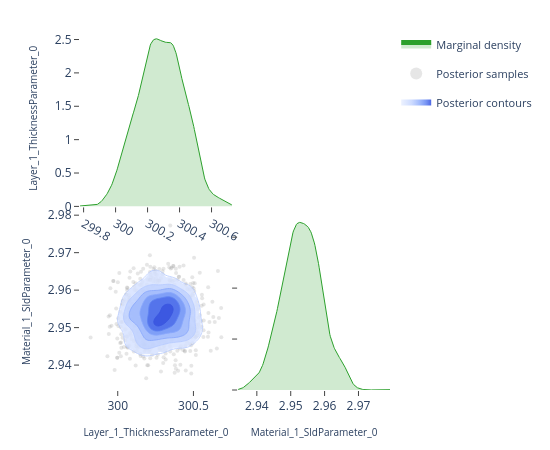

The code cell stored with this chart in its notebook:
### Code cell
# ---- Pairwise focus: thickness vs SLD ---------------------------------------
# A 2-parameter corner plot zooms in on the joint posterior for a specific
# pair.  This is the same view the EasyReflectometryApp's "2D Heatmap"
# sub-tab uses to inspect parameter degeneracies.


params_of_interest = ['Layer_1_ThicknessParameter_0', 'Material_1_SldParameter_0']
idx = [posterior.param_names.index(p) for p in params_of_interest]
subset_draws = np.asarray(posterior.draws)[:, idx]

fig = plot_corner(subset_draws, params_of_interest)
fig.show()

### Figure 1 — Plotly figure (JSON) as saved in the notebook; plotly's stock layout.template omitted (floating-point values rounded to 4 significant figures; data arrays with more than 128 entries replaced by an {"elided": "..."} marker saying what was removed)
{"data": [{"fill": "tozeroy", "fillcolor": "rgba(44, 160, 44, 0.22)", "hoverinfo": "skip", "legendgroup": "marginal", "line": {"color": "rgb(44, 160, 44)", "width": 1}, "mode": "lines", "name": "Marginal density", "showlegend": true, "type": "scatter", "x": {"elided": "256 float values"}, "xaxis": "x", "y": {"elided": "256 float values"}, "yaxis": "y"}, {"hoverinfo": "skip", "legendgroup": "scatter", "marker": {"color": "rgba(140, 140, 140, 0.22)", "size": 4}, "mode": "markers", "name": "Posterior samples", "showlegend": true, "type": "scatter", "x": {"elided": "880 float values"}, "xaxis": "x3", "y": {"elided": "880 float values"}, "yaxis": "y3", "zorder": 0}, {"colorscale": [[0.0, "rgba(224, 233, 255, 0.62)"], [0.35, "rgba(183, 203, 255, 0.70)"], [0.6, "rgba(138, 169, 252, 0.78)"], [0.82, "rgba(96, 131, 242, 0.84)"], [1.0, "rgba(58, 86, 224, 0.90)"]], "connectgaps": false, "contours": {"coloring": "fill", "end": 158.7, "showlabels": false, "showlines": false, "size": 25.06, "start": 33.41}, "hoverinfo": "skip", "legendgroup": "contour", "name": "Posterior contours", "showlegend": true, "showscale": false, "type": "contour", "x": [299.8, 299.8, 299.8, 299.8, 299.8, 299.8, 299.8, 299.9, 299.9, 299.9, 299.9, 299.9, 299.9, 299.9, 299.9, 300.0, 300.0, 300.0, 300.0, 300.0, 300.0, 300.0, 300.0, 300.1, 300.1, 300.1, 300.1, 300.1, 300.1, 300.1, 300.1, 300.2, 300.2, 300.2, 300.2, 300.2, 300.2, 300.2, 300.2, 300.2, 300.3, 300.3, 300.3, 300.3, 300.3, 300.3, 300.3, 300.3, 300.4, 300.4, 300.4, 300.4, 300.4, 300.4, 300.4, 300.4, 300.5, 300.5, 300.5, 300.5, 300.5, 300.5, 300.5, 300.5, 300.5, 300.6, 300.6, 300.6, 300.6, 300.6, 300.6, 300.6, 300.6, 300.7, 300.7, 300.7, 300.7, 300.7, 300.7, 300.7], "xaxis": "x3", "y": [2.934, 2.935, 2.936, 2.936, 2.937, 2.937, 2.938, 2.938, 2.939, 2.94, 2.94, 2.941, 2.941, 2.942, 2.942, 2.943, 2.944, 2.944, 2.945, 2.945, 2.946, 2.946, 2.947, 2.948, 2.948, 2.949, 2.949, 2.95, 2.95, 2.951, 2.951, 2.952, 2.953, 2.953, 2.954, 2.954, 2.955, 2.955, 2.956, 2.957, 2.957, 2.958, 2.958, 2.959, 2.959, 2.96, 2.961, 2.961, 2.962, 2.962, 2.963, 2.963, 2.964, 2.965, 2.965, 2.966, 2.966, 2.967, 2.967, 2.968, 2.969, 2.969, 2.97, 2.97, 2.971, 2.971, 2.972, 2.972, 2.973, 2.974, 2.974, 2.975, 2.975, 2.976, 2.976, 2.977, 2.978, 2.978, 2.979, 2.979], "yaxis": "y3", "z": {"elided": "80x80 float values"}, "zmax": 158.7, "zmin": 33.41, "zorder": 1}, {"colorscale": [[0.0, "rgba(183, 203, 255, 0.94)"], [0.35, "rgba(183, 203, 255, 0.94)"], [0.35, "rgba(138, 169, 252, 0.95)"], [0.6, "rgba(138, 169, 252, 0.95)"], [0.6, "rgba(96, 131, 242, 0.96)"], [0.82, "rgba(96, 131, 242, 0.96)"], [0.82, "rgba(58, 86, 224, 0.98)"], [1.0, "rgba(58, 86, 224, 0.98)"]], "contours": {"coloring": "lines", "end": 158.7, "showlabels": false, "size": 25.06, "start": 33.41}, "hoverinfo": "skip", "legendgroup": "contour", "line": {"width": 0.9}, "showlegend": false, "showscale": false, "type": "contour", "x": [299.8, 299.8, 299.8, 299.8, 299.8, 299.8, 299.8, 299.9, 299.9, 299.9, 299.9, 299.9, 299.9, 299.9, 299.9, 300.0, 300.0, 300.0, 300.0, 300.0, 300.0, 300.0, 300.0, 300.1, 300.1, 300.1, 300.1, 300.1, 300.1, 300.1, 300.1, 300.2, 300.2, 300.2, 300.2, 300.2, 300.2, 300.2, 300.2, 300.2, 300.3, 300.3, 300.3, 300.3, 300.3, 300.3, 300.3, 300.3, 300.4, 300.4, 300.4, 300.4, 300.4, 300.4, 300.4, 300.4, 300.5, 300.5, 300.5, 300.5, 300.5, 300.5, 300.5, 300.5, 300.5, 300.6, 300.6, 300.6, 300.6, 300.6, 300.6, 300.6, 300.6, 300.7, 300.7, 300.7, 300.7, 300.7, 300.7, 300.7], "xaxis": "x3", "y": [2.934, 2.935, 2.936, 2.936, 2.937, 2.937, 2.938, 2.938, 2.939, 2.94, 2.94, 2.941, 2.941, 2.942, 2.942, 2.943, 2.944, 2.944, 2.945, 2.945, 2.946, 2.946, 2.947, 2.948, 2.948, 2.949, 2.949, 2.95, 2.95, 2.951, 2.951, 2.952, 2.953, 2.953, 2.954, 2.954, 2.955, 2.955, 2.956, 2.957, 2.957, 2.958, 2.958, 2.959, 2.959, 2.96, 2.961, 2.961, 2.962, 2.962, 2.963, 2.963, 2.964, 2.965, 2.965, 2.966, 2.966, 2.967, 2.967, 2.968, 2.969, 2.969, 2.97, 2.97, 2.971, 2.971, 2.972, 2.972, 2.973, 2.974, 2.974, 2.975, 2.975, 2.976, 2.976, 2.977, 2.978, 2.978, 2.979, 2.979], "yaxis": "y3", "z": {"elided": "80x80 float values"}, "zmax": 158.7, "zmin": 33.41, "zorder": 2}, {"fill": "tozeroy", "fillcolor": "rgba(44, 160, 44, 0.22)", "hoverinfo": "skip", "legendgroup": "marginal", "line": {"color": "rgb(44, 160, 44)", "width": 1}, "mode": "lines", "name": "Marginal density", "showlegend": false, "type": "scatter", "x": {"elided": "256 float values"}, "xaxis": "x4", "y": {"elided": "256 float values"}, "yaxis": "y4"}], "layout": {"height": 450, "legend": {"font": {"size": 11}, "itemsizing": "constant", "orientation": "v", "x": 1.02, "xanchor": "left", "y": 1.0, "yanchor": "top"}, "margin": {"b": 60, "l": 80, "r": 160, "t": 30}, "plot_bgcolor": "white", "showlegend": true, "width": 550, "xaxis": {"anchor": "y", "domain": [0.0, 0.49], "showgrid": false, "ticks": "outside", "zeroline": false}, "xaxis2": {"anchor": "y2", "domain": [0.51, 1.0], "showgrid": false, "ticks": "outside", "visible": false, "zeroline": false}, "xaxis3": {"anchor": "y3", "domain": [0.0, 0.49], "showgrid": false, "ticks": "outside", "title": {"font": {"size": 10}, "text": "Layer_1_ThicknessParameter_0"}, "zeroline": false}, "xaxis4": {"anchor": "y4", "domain": [0.51, 1.0], "showgrid": false, "ticks": "outside", "title": {"font": {"size": 10}, "text": "Material_1_SldParameter_0"}, "zeroline": false}, "yaxis": {"anchor": "x", "domain": [0.51, 1.0], "showgrid": false, "ticks": "outside", "title": {"font": {"size": 10}, "text": "Layer_1_ThicknessParameter_0"}, "zeroline": false}, "yaxis2": {"anchor": "x2", "domain": [0.51, 1.0], "showgrid": false, "ticks": "outside", "visible": false, "zeroline": false}, "yaxis3": {"anchor": "x3", "domain": [0.0, 0.49], "showgrid": false, "ticks": "outside", "title": {"font": {"size": 10}, "text": "Material_1_SldParameter_0"}, "zeroline": false}, "yaxis4": {"anchor": "x4", "domain": [0.0, 0.49], "showgrid": false, "showticklabels": false, "ticks": "outside", "zeroline": false}}}
